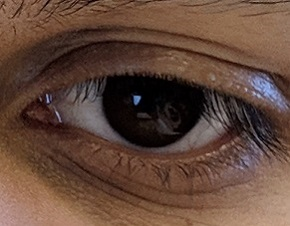
%> input picture 6) Fun With Masks/Questions/Pictures/myeye.jpg, 290 x 226 px
$ octave Basescript.m   (GNU Octave 9; MATLAB toolbox functions it lacks are replaced by stand-ins)
%> lines starting %> are read from the running program, lines starting %| are printed output that depends on the picture
### 6) Fun With Masks/Questions/Functions/grayit.m
function Grayscale = grayit(File)
%> called with File = './Questions/Pictures/myeye.jpg'
I = imread(File);           %read in image
%> I is the input picture: size 226x290x3 uint8; mean R, G, B 98.1, 71.1, 58
D = double(I);              %make double so picture is better quality

R = D(:,:,1);               %first 2D matrix represents R
G = D(:,:,2);               %''     ''      ''      ''  G
B = D(:,:,3);               %''     ''      ''      ''  B
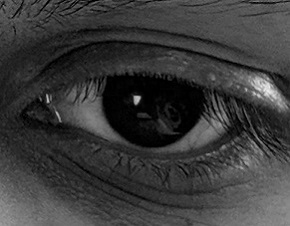
%> B: size 226x290 double; min 0, max 236, mean 58

Grayscale = (R+G+B)/3.0;            %sum RGB and divide by 3 do get grayscale
Grayscale = mat2gray(Grayscale);               %1 byte unsigned integers
end

### 6) Fun With Masks/Questions/Functions/pad_mat.m
function padded_mat = pad_mat(mat,rows_padded, cols_padded)
%Pads inputted matrix with 0's around it.
padded_mat = padarray(mat,[rows_padded cols_padded],0);
end

### 6) Fun With Masks/Questions/Functions/constant_mask.m
function final_val = constant_mask(I,sizeMask)

%setting up values, and output
Image = pad_mat(I,sizeMask, sizeMask);
[rows, cols] = size(Image);
final_val = zeros(size(I));

%coefficient for every value except middle
coef = 1/(sizeMask^2);
matrix = coef*ones(sizeMask, sizeMask);
%Can be used for edge detection
%matrix(ceil(sizeMask/2),ceil(sizeMask/2))= 1;

%Two loops for either odd or even size of matrices
if mod(sizeMask,2) == 1
for i = sizeMask:(rows-(sizeMask-1))
    for j = sizeMask:(cols-(sizeMask-1))
        currentval = sum(sum(matrix.*Image( i-floor(sizeMask/2):i+floor(sizeMask/2), j-floor(sizeMask/2):j+floor(sizeMask/2))));
        final_val(i,j) = currentval;
    end
end

else
for i = sizeMask:(rows-(sizeMask-1))
    for j = sizeMask:(cols-(sizeMask-1))
        currentval = sum(sum(matrix.*Image( i-(sizeMask/2):i+((sizeMask/2)-1), j-(sizeMask/2):j+((sizeMask/2)-1))));
        final_val(i,j) = currentval;
    end
end

end

final_val = imcrop(final_val,[sizeMask sizeMask cols rows]);

end
%
% enhanced_sobel = Grayscaled - final_val;
% rescale(enhanced_sobel);

### 6) Fun With Masks/Questions/Functions/median_filter.m
function final_val = median_filter(I,sizeMask)

%setting up values, and output
Image = pad_mat(I,sizeMask, sizeMask);
[rows, cols] = size(Image);
final_val = zeros(size(I));

%im2col only grabs pi
im_col = im2col(Image, [sizeMask sizeMask], 'sliding');
sorted_cols = sort(im_col, 1, 'ascend');
medianVect = sorted_cols(floor(sizeMask^2/2) + 1, :);
final_val = col2im(medianVect, [sizeMask sizeMask], size(Image), 'sliding');

%cropping padded values from final answer
final_val = imcrop(final_val,[sizeMask/2 sizeMask/2 (cols-(2*sizeMask)) (rows-(2*sizeMask))]);

end

### 6) Fun With Masks/Questions/Functions/cos_graph_shifted.m
function n = cos_graph_shifted(u0,v0,M,N,A,shift)
%Creates values for x and y to run through
[x,y] = meshgrid(0:N-1,0:M-1);
%n is the values of the cosine output
n =A*cos(2*pi*(((u0*x)/M) + ((v0*y)/N)))+shift;
end

### 6) Fun With Masks/Questions/Functions/low_pass_filter.m
function LPF = low_pass_filter(rect_rows,rect_cols,Total_rows, Total_cols, A)
%one_mat creates the 2D rect function
one_mat = A*ones(rect_rows,rect_cols);
%r pads the matrix with zeroes for the rest of the output
LPF = pad_mat(one_mat,((Total_rows-(rect_rows))/2),((Total_cols-(rect_cols))/2));
end

### 6) Fun With Masks/Questions/Functions/rect_graph.m
function r = rect_graph(M,N,A)
%one_mat creates the 2D rect function
one_mat = A*ones(floor(M/2),floor(N/2));
%r pads the matrix with zeroes for the rest of the output
r = pad_mat(one_mat,round(M/4),round(N/4));
end

### 6) Fun With Masks/Basescript.m
%Code to add path
clear all;close all;clc;addpath('./Questions/Pictures/');addpath('./Questions/Functions/');
Grayscale = grayit('./Questions/Pictures/myeye.jpg');
%% Part 2
Mean = 0.005;
Variance = 0.015;
Noisy_image = imnoise(Grayscale,'gaussian', Mean, Variance);
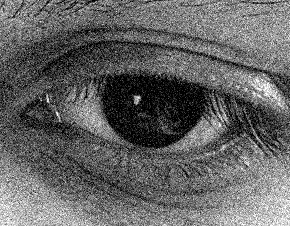
%> Noisy_image: size 226x290 double; min 0, max 1, mean 0.395
figure, subplot (2,2,1), set(gcf, 'Position', get(0, 'Screensize')),imshow(Noisy_image);title(sprintf('Gaussian noise, mean=%.4f, variance= %.4f',Mean, Variance));

mask_size=5;
final = constant_mask(Noisy_image, mask_size);
subplot (2,2,2), set(gcf, 'Position', get(0, 'Screensize')),imshow(final);title(sprintf('%ix%i constant mask applied to gaussian noise mean=%.4f, variance= %.4f',mask_size,mask_size,Mean, Variance));

mask_size=10;
final = constant_mask(Noisy_image, mask_size);
subplot (2,2,3), set(gcf, 'Position', get(0, 'Screensize')),imshow(final);title(sprintf('%ix%i constant mask applied to gaussian noise mean=%.4f, variance= %.4f',mask_size,mask_size,Mean, Variance));

mask_size=20;
final = constant_mask(Noisy_image, mask_size);
subplot (2,2,4), set(gcf, 'Position', get(0, 'Screensize')),imshow(final);title(sprintf('%ix%i constant mask applied to gaussian noise mean=%.4f, variance= %.4f',mask_size,mask_size,Mean, Variance));

%% Part 3
%Low density SnP noise portion
d=0.2;
SnP = imnoise(Grayscale,'salt & pepper',d);
figure, subplot (2,2,1), set(gcf, 'Position', get(0, 'Screensize')),imshow(SnP);title(sprintf('Image with dens=%.2f SnP noise', d));

mask_size=3;
final = median_filter(SnP, mask_size);
subplot (2,2,2), set(gcf, 'Position', get(0, 'Screensize')),imshow(final);title(sprintf('Image with %ix%i median filter, dens=%.2f',mask_size,mask_size,d));

mask_size=5;
final = median_filter(SnP, mask_size);
subplot (2,2,3), set(gcf, 'Position', get(0, 'Screensize')),imshow(final);title(sprintf('Image with %ix%i median filter, dens=%.2f',mask_size,mask_size,d));

mask_size=7;
final = median_filter(SnP, mask_size);
subplot (2,2,4), set(gcf, 'Position', get(0, 'Screensize')),imshow(final);title(sprintf('Image with %ix%i median filter, dens=%.2f',mask_size,mask_size,d));

%High density SnP noise output
d=0.7;
SnP = imnoise(Grayscale,'salt & pepper',d);
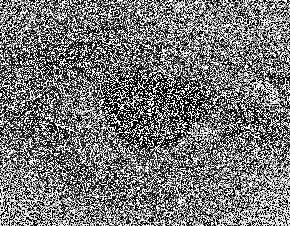
%> SnP: size 226x290 double; min 0, max 1, mean 0.465
figure, subplot (2,2,1), set(gcf, 'Position', get(0, 'Screensize')),imshow(SnP);title(sprintf('Image with dens=%.2f SnP noise', d));

mask_size=3;
final = median_filter(SnP, mask_size);
subplot (2,2,2), set(gcf, 'Position', get(0, 'Screensize')),imshow(final);title(sprintf('Image with %ix%i median filter, dens=%.2f',mask_size,mask_size,d));

mask_size=5;
final = median_filter(SnP, mask_size);
subplot (2,2,3), set(gcf, 'Position', get(0, 'Screensize')),imshow(final);title(sprintf('Image with %ix%i median filter, dens=%.2f',mask_size,mask_size,d));

mask_size=7;
final = median_filter(SnP, mask_size);
subplot (2,2,4), set(gcf, 'Position', get(0, 'Screensize')),imshow(final);title(sprintf('Image with %ix%i median filter, dens=%.2f',mask_size,mask_size,d));

%SnP noise removal with uniform mask
d=0.3;
SnP1 = imnoise(Grayscale,'salt & pepper',d);
figure, subplot (2,3,1), set(gcf, 'Position', get(0, 'Screensize')),imshow(SnP1);title(sprintf('Image with dens=%.2f SnP noise',d));

mask_size=5;
final = constant_mask(SnP1, mask_size);
subplot(2,3,2), set(gcf, 'Position', get(0, 'Screensize')),imshow(final);title(sprintf('%ix%i constant mask applied to SnP noise dens =%.2f',mask_size,mask_size,d));

mask_size=10;
final = constant_mask(SnP1, mask_size);
subplot(2,3,3), set(gcf, 'Position', get(0, 'Screensize')),imshow(final);title(sprintf('%ix%i constant mask applied to SnP noise dens =%.2f',mask_size,mask_size,d));

d=0.6;
SnP1 = imnoise(Grayscale,'salt & pepper',d);
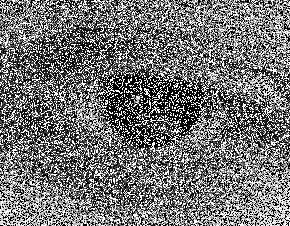
%> SnP1: size 226x290 double; min 0, max 1, mean 0.456
subplot (2,3,4), set(gcf, 'Position', get(0, 'Screensize')),imshow(SnP1);title(sprintf('Image with dens=%.2f SnP noise', d));

mask_size=5;
final = constant_mask(SnP1, mask_size);
%> call 6 of constant_mask, with sizeMask = 5
%> in pad_mat (call 12), `padded_mat = padarray(mat,[rows_padded cols_padded],0);`:
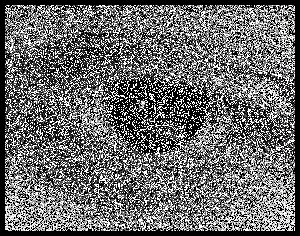
%> padded_mat: size 236x300 double; min 0, max 1, mean 0.422
%> after the loop in constant_mask (call 6), `for i = sizeMask:(rows-(sizeMask-1))`:
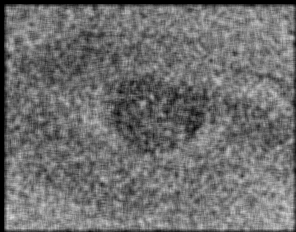
%> final_val: size 232x296 double; min 0, max 0.864, mean 0.433
%> in constant_mask (call 6), `final_val = imcrop(final_val,[sizeMask sizeMask cols rows]);`:
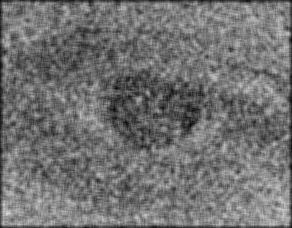
%> final_val: size 228x292 double; min 0.0425, max 0.864, mean 0.447
subplot(2,3,5), set(gcf, 'Position', get(0, 'Screensize')),imshow(final);title(sprintf('%ix%i constant mask applied to SnP noise dens =%.2f',mask_size,mask_size,d));

mask_size=10;
final = constant_mask(SnP1, mask_size);
subplot(2,3,6), set(gcf, 'Position', get(0, 'Screensize')),imshow(final);title(sprintf('%ix%i constant mask applied to SnP noise dens =%.2f',mask_size,mask_size,d));

%Gaussian noise removal with median filter

figure, subplot (1,3,1), set(gcf, 'Position', get(0, 'Screensize')),imshow(Noisy_image);title(sprintf('Gaussian noise, mean=%.4f, variance= %.4f',Mean, Variance));
mask_size=5;
final = constant_mask(Noisy_image, mask_size);
subplot(1,3,2), set(gcf, 'Position', get(0, 'Screensize')),imshow(final);title(sprintf('%ix%i median filter applied to Gaussian noise',mask_size,mask_size));

mask_size=10;
final = constant_mask(Noisy_image, mask_size);
subplot(1,3,3), set(gcf, 'Position', get(0, 'Screensize')),imshow(final);title(sprintf('%ix%i median filter applied to Gaussian noise',mask_size,mask_size));

%% Part 4
%Cosine output with no vertical shift (having some negative values)
M = 32; N = 32; A=1; shift=0;

u0(1)=0;v0(2)=0;
n(:,:,1) = cos_graph_shifted(u0(1),v0(1),M,N,A,shift);
figure, subplot(2,2,1), set(gcf, 'Position', get(0, 'Screensize')), imshow(n(:,:,1), []),title(sprintf('Cosine u0=%i, v0=%i, M=%i, N=%i, no shift', u0(1), v0(1), M, N)),xlabel('X value'), ylabel('Y value');

u0(2)=M/4;v0(2)=0;
n(:,:,2) = cos_graph_shifted(u0(2),v0(2),M,N,A,shift);
subplot(2,2,2), set(gcf, 'Position', get(0, 'Screensize')),imshow(n(:,:,2), []),title(sprintf('Cosine u0=%i, v0=%i, M=%i, N=%i, no shift', u0(2), v0(2), M, N)),xlabel('X value'), ylabel('Y value');

u0(3)=0;v0(3)=N/2;
n(:,:,3) = cos_graph_shifted(u0(3),v0(3),M,N,A,shift);
subplot(2,2,3), set(gcf, 'Position', get(0, 'Screensize')),imshow(n(:,:,3), []),title(sprintf('Cosine u0=%i, v0=%i, M=%i, N=%i, no shift', u0(3), v0(3), M, N)),xlabel('X value'), ylabel('Y value');

u0(4)=M/2;v0(4)=N/4;
n(:,:,4) = cos_graph_shifted(u0(4),v0(4),M,N,A,shift);
subplot(2,2,4), set(gcf, 'Position', get(0, 'Screensize')),imshow(n(:,:,4), []),title(sprintf('Cosine u0=%i, v0=%i, M=%i, N=%i, no shift', u0(4), v0(4), M, N)),xlabel('X value'), ylabel('Y value');

% Cosine function with vertical shift
u0(5)=0;v0(5)=0; shift=1;
n(:,:,5) = cos_graph_shifted(u0(5),v0(5),M,N,A,shift);
figure, subplot(2,2,1), set(gcf, 'Position', get(0, 'Screensize')), imshow(n(:,:,5), []),title(sprintf('Cosine u0=%i, v0=%i, M=%i, N=%i, shifted up 1', u0(5), v0(5), M, N)),xlabel('X value'), ylabel('Y value');

u0(6)=M/4;v0(6)=0;
n(:,:,6) = cos_graph_shifted(u0(6),v0(6),M,N,A,shift);
subplot(2,2,2), set(gcf, 'Position', get(0, 'Screensize')),imshow(n(:,:,6), []),title(sprintf('Cosine u0=%i, v0=%i, M=%i, N=%i, shifted up 1', u0(6), v0(6), M, N)),xlabel('X value'), ylabel('Y value');

u0(7)=0;v0(7)=N/2;
n(:,:,7) = cos_graph_shifted(u0(7),v0(7),M,N,A,shift);
subplot(2,2,3), set(gcf, 'Position', get(0, 'Screensize')),imshow(n(:,:,7), []),title(sprintf('Cosine u0=%i, v0=%i, M=%i, N=%i, shifted up 1', u0(7), v0(7), M, N)), xlabel('X value'), ylabel('Y value');

u0(8)=M/2;v0(8)=N/4;
n(:,:,8) = cos_graph_shifted(u0(8),v0(8),M,N,A,shift);
subplot(2,2,4), set(gcf, 'Position', get(0, 'Screensize')),imshow(n(:,:,8), []),title(sprintf('Cosine u0=%i, v0=%i, M=%i, N=%i, shifted up 1', u0(8), v0(8), M, N)), xlabel('X value'), ylabel('Y value');
%preallocation of fourier_cos value for speed
fourier_cos = zeros(M,N,size(n,3));
fft_cos_center = zeros(M,N,size(n,3));

%% Part 5
M = 64; N = 64;
r = rect_graph(M,N,255);
%% Part 6
figure
%loop to display fourier transforms of cosines
for q = 1:size(n,3)
fourier_cos(:,:,q) = fft2(n(:,:,q));
    if q<=4
    subplot(2,4,q), set(gcf, 'Position', get(0, 'Screensize')),imshow(fourier_cos(:,:,q)),title(sprintf('FT of non-shifted cosine #%i',q)), xlabel(sprintf('U frequency, U0=%i',u0(q))), ylabel(sprintf('V frequency, V0=%i', v0(q)));
    %add scaled version here
    else
    subplot(2,4,q), set(gcf, 'Position', get(0, 'Screensize')),imshow(fourier_cos(:,:,q)),title(sprintf('FT of shifted cosine #%i',q-4)), xlabel(sprintf('U frequency, U0=%i', u0(q))), ylabel(sprintf('V frequency, V0=%i', v0(q)));
    %add scaled version here
    end
end

%% Part 7
figure
for q = 1:size(n,3)
fft_cos_center(:,:,q) = fftshift(fourier_cos(:,:,q));
    if q<=4
    subplot(2,4,q), set(gcf, 'Position', get(0, 'Screensize')),imshow(fft_cos_center(:,:,q)),title(sprintf('centered FT of non-shifted cosine #%i',q)), xlabel(sprintf('U frequency, U0=%i', u0(q))), ylabel(sprintf('V frequency, V0=%i', v0(q)));
    else
    subplot(2,4,q), set(gcf, 'Position', get(0, 'Screensize')),imshow(fft_cos_center(:,:,q)),title(sprintf('centered FT of shifted cosine #%i',q-4)), xlabel(sprintf('U frequency, U0=%i', u0(q))), ylabel(sprintf('V frequency, V0=%i', v0(q)));
    end
end

%fourier and centered fourier transforms of the rect
fourier_rect = fft2(r);
fft_rect_center = fftshift(fourier_rect);

figure, subplot(2,3,1), set(gcf, 'Position', get(0, 'Screensize')), imshow(r),title(sprintf('Rect function size %ix%i', M, N)),xlabel('X value'), ylabel('Y value');
subplot(2,3,2), set(gcf, 'Position', get(0, 'Screensize')), imshow(fourier_rect),title('Fourier of rect function'),xlabel('U frequency'), ylabel('V frequency');
subplot(2,3,3), set(gcf, 'Position', get(0, 'Screensize')), imshow(fft_rect_center),title('Centered fourier of rect function'),xlabel('U frequency'), ylabel('V frequency');

subplot(2,3,4), set(gcf, 'Position', get(0, 'Screensize')), imshow(log(r)),title(sprintf('Rect function size %ix%i (Log scaled)', M, N)),xlabel('X value'), ylabel('Y value');
subplot(2,3,5), set(gcf, 'Position', get(0, 'Screensize')), imshow(log(fourier_rect)),title('Fourier of rect function (Log scaled)'),xlabel('U frequency'), ylabel('V frequency');
subplot(2,3,6), set(gcf, 'Position', get(0, 'Screensize')), imshow(log(fft_rect_center)),title('Centered fourier of rect function(Log scaled)'),xlabel('U frequency'), ylabel('V frequency');

%% Part 8
LPF_size = 100;
LPF_size_1 = 10;
ideal_low_pass = low_pass_filter(LPF_size,LPF_size,size(Grayscale,1),size(Grayscale,2),1);
ideal_LPF_1 = low_pass_filter(LPF_size_1,LPF_size_1,size(Grayscale,1),size(Grayscale,2),1);
figure, imshow(ideal_low_pass),set(gcf, 'Position', get(0, 'Screensize')),title('Low pass filter');

%% Part 9
figure
%fourier transform Grayscale
freq_eye = fft2(Grayscale);
%shift so we can apply LPF
freq_eye = fftshift(freq_eye);
%apply LPF to eye
eye_LPF = freq_eye.*ideal_low_pass;
eye_LPF_1 = freq_eye.*ideal_LPF_1;
%shift image back to get original
eye_LPF = fftshift(eye_LPF);
eye_LPF_1 = fftshift(eye_LPF_1);
%display image
eye_LPFed = abs(ifft2(eye_LPF));
eye_LPFed_1=abs(ifft2(eye_LPF_1));
%display image
subplot(1,3,1),set(gcf, 'Position', get(0, 'Screensize')),imshow(eye_LPFed_1, []), title(sprintf('LPF Image (%ix%i LPF)', LPF_size_1, LPF_size_1));
subplot(1,3,2),set(gcf, 'Position', get(0, 'Screensize')),imshow(eye_LPFed, []), title(sprintf('LPF Image (%ix%i LPF)', LPF_size, LPF_size));
subplot(1,3,3),set(gcf, 'Position', get(0, 'Screensize')),imshow(Grayscale), title('Original Image');

%% Part 10
freq_eye = fft2(Grayscale);

HPF_size = 200;
HPF_size_1 = 50;
ideal_high_pass = low_pass_filter(HPF_size,HPF_size,size(Grayscale,1),size(Grayscale,2),1);
ideal_HPF = low_pass_filter(HPF_size_1,HPF_size_1,size(Grayscale,1),size(Grayscale,2),1);
eye_HPF = freq_eye.*ideal_high_pass;
eye_HPF_1 = freq_eye.*ideal_HPF;
eye_HPFed = abs(ifft2(eye_HPF));
eye_HPFed_1 = abs(ifft2(eye_HPF_1));

figure,subplot(1,3,1),imshow(Grayscale), title('Original Image');
subplot(1,3,2),set(gcf, 'Position', get(0, 'Screensize')),imshow(eye_HPFed, []), title(sprintf('HPF Image (%ix%i HPF)', HPF_size, HPF_size));
subplot(1,3,3),set(gcf, 'Position', get(0, 'Screensize')),imshow(eye_HPFed_1, []), title(sprintf('HPF Image (%ix%i HPF)', HPF_size_1, HPF_size_1));
